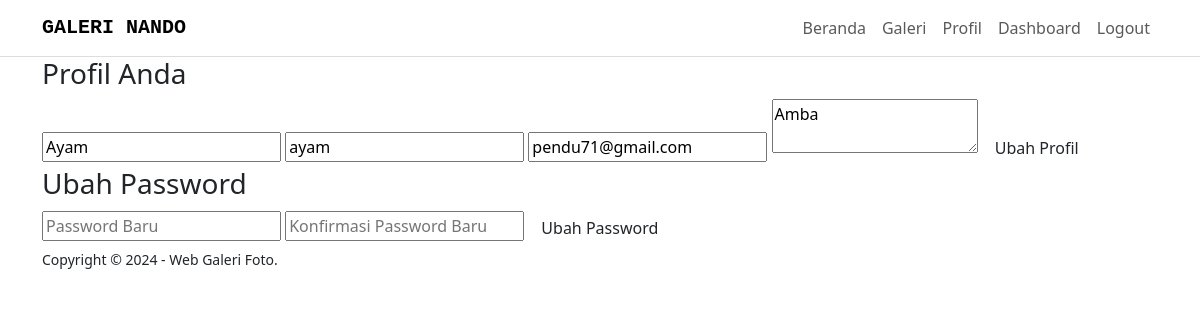
Page /profil.php (signed in) on the committed database.
### tables this page shows
CREATE TABLE `user` (
  `UserID` int(11) NOT NULL,
  `Username` varchar(255) NOT NULL,
  `Password` varchar(255) NOT NULL,
  `Email` varchar(255) NOT NULL,
  `NamaLengkap` varchar(255) NOT NULL,
  `Alamat` text NOT NULL,
  `role` enum('user','admin') NOT NULL DEFAULT 'user'
);

### profil.php (the view, shortened to what this page needs)
<?php
    include 'db.php';
    $query = mysqli_query($conn, "SELECT * FROM User WHERE UserID = '".$_SESSION['id']."'");
    $d = mysqli_fetch_object($query);
    if (isset($_SESSION['status_login']) && $_SESSION['status_login'] == true) {
        $userID = $_SESSION['id'];
        $query = mysqli_query($conn, "SELECT Role FROM User WHERE UserID = '$userID'");
        $user = mysqli_fetch_object($query);
        $isAdmin = ($user->Role == 'admin');
    }
?>
<!DOCTYPE html>
<html lang="en">
<head>
    <link href="https://cdn.jsdelivr.net/npm/bootstrap@5.3.0-alpha1/dist/css/bootstrap.min.css" rel="stylesheet">
    <link rel="stylesheet" type="text/css" href="css/style.css">
</head>
<body>
    <nav class="navbar navbar-expand-lg navbar-light">
        <div class="container">
            <a class="navbar-brand" href="index.php">GALERI NANDO</a>
            <div class="collapse navbar-collapse" id="navbarNav">
                <ul class="navbar-nav ms-auto">
                    <li class="nav-item"><a class="nav-link" href="index.php">Beranda</a></li>
                    <li class="nav-item"><a class="nav-link" href="galeri.php">Galeri</a></li>
                    <li class="nav-item"><a class="nav-link" href="profil.php">Profil</a></li>
                    <?php if (isset($isAdmin) && $isAdmin): ?>
                    <li class="nav-item"><a class="nav-link" href="dashboard.php">Dashboard</a></li>
                    <?php endif; ?>
                    <?php if (isset($_SESSION['status_login']) && $_SESSION['status_login'] == true): ?>
                    <li class="nav-item"><a class="nav-link" href="keluar.php">Logout</a></li>
                    <?php else: ?>
                    <li class="nav-item"><a class="nav-link" href="registrasi.php">Registrasi</a></li>
                    <li class="nav-item"><a class="nav-link" href="login.php">Login</a></li>
                    <?php endif; ?>
                </ul>
            </div>
        </div>
    </nav>
    <div class="section">
        <div class="container">
            <h3>Profil Anda</h3>
            <div class="box">
                <form action="" method="POST">
                    <input type="text" name="nama" placeholder="Nama Lengkap" class="input-control" value="<?php echo htmlspecialchars($d->NamaLengkap); ?>" required>
                    <input type="text" name="user" placeholder="Username" class="input-control" value="<?php echo htmlspecialchars($d->Username); ?>" required>
                    <input type="email" name="email" placeholder="Email" class="input-control" value="<?php echo htmlspecialchars($d->Email); ?>" required>
                    <textarea name="alamat" placeholder="Alamat" class="input-control" required><?php echo htmlspecialchars($d->Alamat); ?></textarea>
                    <input type="submit" name="submit" value="Ubah Profil" class="btn">
                </form>
            </div>
            <h3>Ubah Password</h3>
            <div class="box">
                <form action="" method="POST">
                    <input type="password" name="pass1" placeholder="Password Baru" class="input-control" required>
                    <input type="password" name="pass2" placeholder="Konfirmasi Password Baru" class="input-control" required>
                    <input type="submit" name="ubah_password" value="Ubah Password" class="btn">
                </form>
            </div>
        </div>
    </div>
    <footer>
        <div class="container">
            <small>Copyright &copy; 2024 - Web Galeri Foto.</small>
        </div>
    </footer>
</body>
</html>

### profil.php (style rules this page uses)
.navbar { background-color: #fff; border-bottom: 1px solid #ddd; }
.navbar-brand { font-family: 'Courier New', Courier, monospace; font-weight: bold; }

### rows in the picture
user: nama "Ayam", user "ayam", email "pendu71@gmail.com", alamat "Amba"
